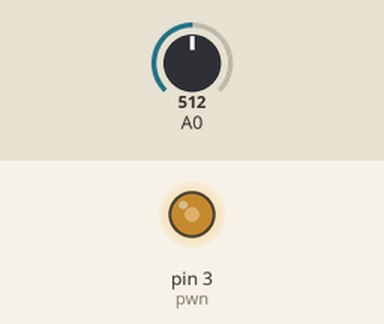
This sketch was run on a simulated Arduino Uno, built with avr-gcc and run on an emulated ATmega328P. Shown: output pins drawn as LEDs (lit = HIGH). Inputs (shaded band) come from the test bench; at power-on: A0 = 512.

Above: at 1.2 s.
1.3 s: A0 set to 716
At 1.8 s:
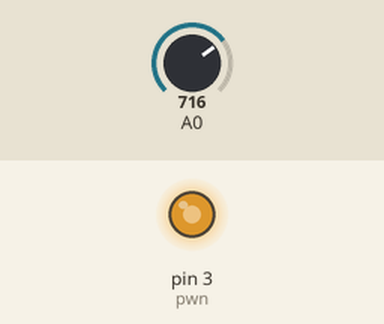
2.8 s: A0 set to 900
At 4.0 s:
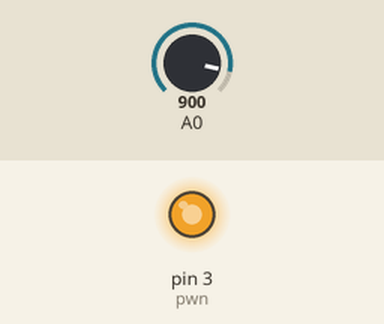
4.3 s: A0 set to 122
At 5.3 s:
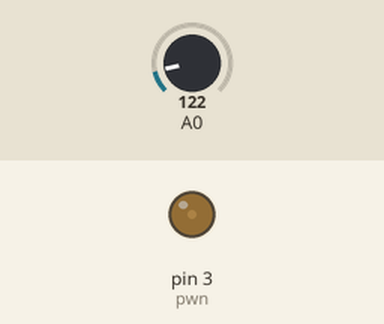
5.8 s: A0 set to 0
At 6.4 s:
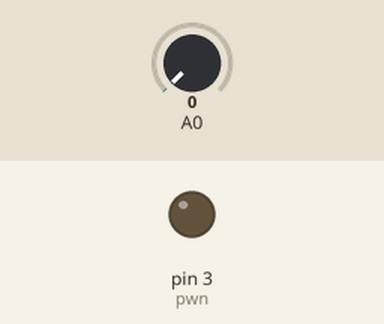
7.3 s: A0 set to 511
At 7.6 s:
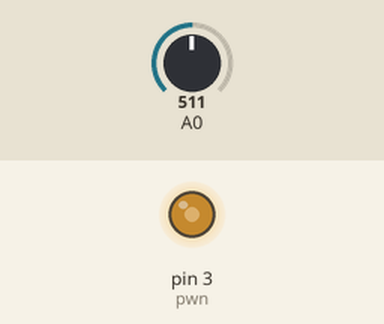
Timing chart, 0 to 9.8 s (numbered marks = the images above; inputs shaded):
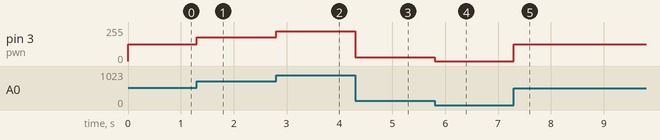

The sketch:

_____LED__.ino
```cpp
const int pwn = 3;  // 定义 PWN 输出引脚为数字引脚 3
const int adc = 0;  // 定义模拟输入引脚为 A0

void setup() {
  pinMode(pwn, OUTPUT);
}

void loop() {
    int adc = analogRead(0);

    adc = map(adc, 0, 1023, 0, 255);

    analogWrite(pwn, adc);
}
```

Measured:
- after the input at 1.3 s, pin 3 (pwn): 127/255 → 178/255 at once
- after the input at 2.8 s, pin 3 (pwn): 178/255 → 224/255 at once
- after the input at 4.3 s, pin 3 (pwn): 224/255 → 30/255 at once
- after the input at 5.8 s, pin 3 (pwn): 30/255 → 0/255 at once
- after the input at 7.3 s, pin 3 (pwn): 0/255 → 127/255 at once
